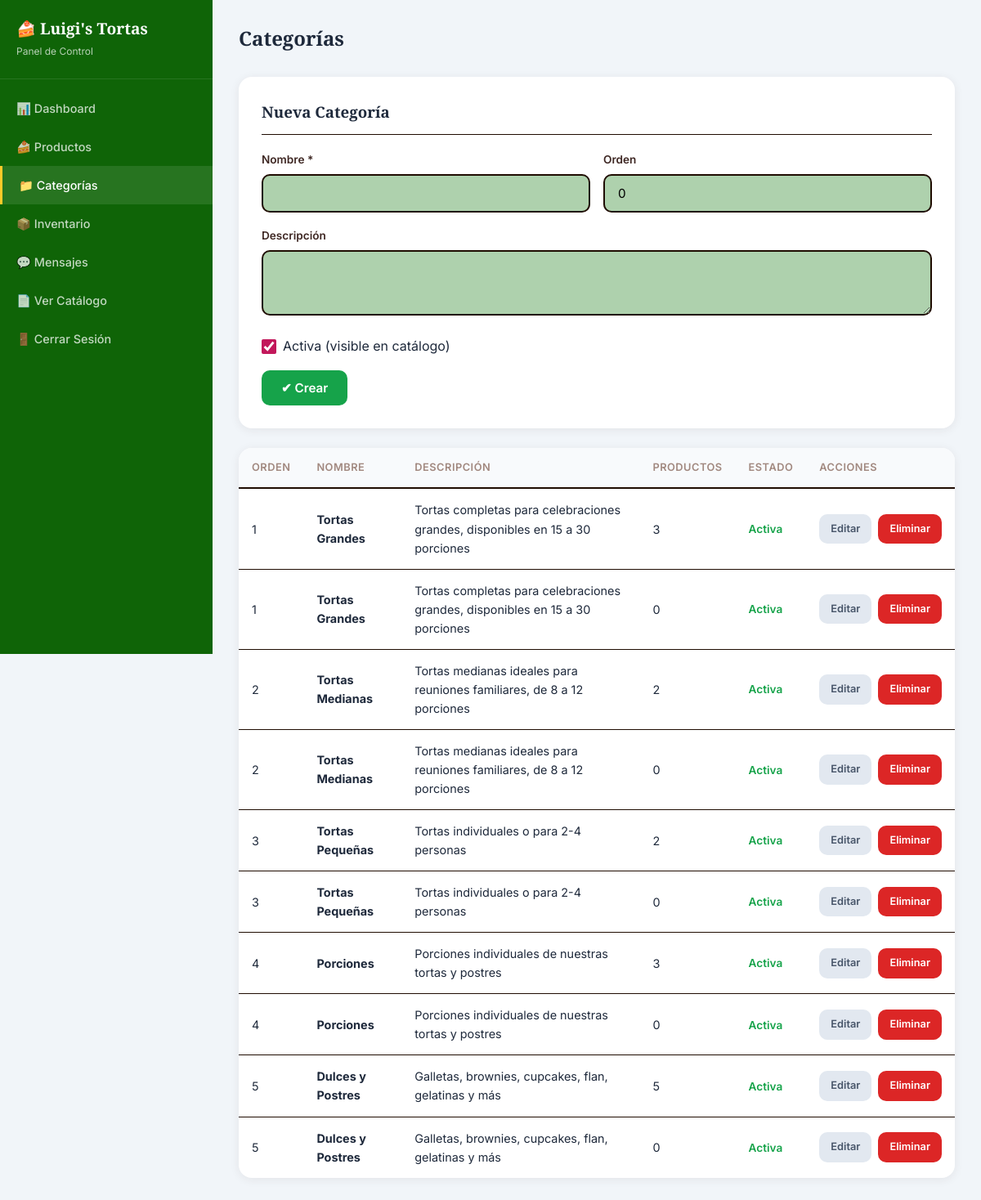
/admin/categorias.php (signed in), run on the app's committed database.
### tables this page shows
CREATE TABLE `categorias` (
  `id` int(11) NOT NULL,
  `nombre` varchar(100) NOT NULL,
  `descripcion` text DEFAULT NULL,
  `imagen` varchar(255) DEFAULT NULL,
  `orden` int(11) DEFAULT 0,
  `activa` tinyint(1) DEFAULT 1,
  `created_at` timestamp NOT NULL DEFAULT current_timestamp()
);

### includes/functions.php (called while the page is built, shortened)
<?php
function sanitize($input) {
    return htmlspecialchars(trim($input), ENT_QUOTES, 'UTF-8');
}
function getCategorias($soloActivas = true) {
    $sql = 'SELECT c.*, COUNT(p.id) as total_productos
            FROM categorias c
            LEFT JOIN productos p ON c.id = p.categoria_id AND p.disponible = 1';
    $sql .= ' GROUP BY c.id ORDER BY c.orden ASC';
    return fetchAll($sql);
}

### includes/db.php (called while the page is built, shortened)
<?php
function getConnection() {
    static $pdo = null;
    if ($pdo === null) {
        try {
            $dsn = 'mysql:host=' . DB_HOST . ';dbname=' . DB_NAME . ';charset=' . DB_CHARSET;
            $pdo = new PDO($dsn, DB_USER, DB_PASS, [
                PDO::ATTR_ERRMODE => PDO::ERRMODE_EXCEPTION,
                PDO::ATTR_DEFAULT_FETCH_MODE => PDO::FETCH_ASSOC,
                PDO::ATTR_EMULATE_PREPARES => false,
            ]);
        } catch (PDOException $e) {
            die('Error de conexión: ' . $e->getMessage());
        }
    }
    return $pdo;
}
function query($sql, $params = []) {
    $stmt = getConnection()->prepare($sql);
    $stmt->execute($params);
    return $stmt;
}
function fetchAll($sql, $params = []) {
    return query($sql, $params)->fetchAll();
}

### admin/categorias.php (the view, shortened to what this page needs)
<?php
$categorias = getCategorias(false);
$editCat = null;
?>
<!DOCTYPE html>
<html lang="es">
<head>
    <link rel="stylesheet" href="../assets/css/style.css">
</head>
<body class="admin-body">
<div class="admin-layout">
    <aside class="admin-sidebar">
        <div class="sidebar-brand">
            <h2>&#127856; <?= SITE_NAME ?></h2>
            <p>Panel de Control</p>
        </div>
        <nav class="sidebar-nav">
            <a href="index.php">&#128202; Dashboard</a>
            <a href="productos.php">&#127856; Productos</a>
            <a href="categorias.php" class="active">&#128193; Categorías</a>
            <a href="inventario.php">&#128230; Inventario</a>
            <a href="chat.php">&#128172; Mensajes<?php $chatNoLeidos = getNoLeidosAdminTotal(); if ($chatNoLeidos > 0): ?><span class="badge-chat"><?= $chatNoLeidos ?></span><?php endif; ?></a>
            <a href="../" target="_blank">&#128196; Ver Catálogo</a>
            <a href="logout.php">&#128682; Cerrar Sesión</a>
        </nav>
    </aside>
    <main class="admin-main">
        <div class="admin-topbar">
            <h2>Categorías</h2>
        </div>
        <div class="form-card" style="margin-bottom:24px;">
            <h3><?= $editCat ? 'Editar Categoría' : 'Nueva Categoría' ?></h3>
            <form method="POST">
                <div class="form-row">
                    <div class="form-group">
                        <label>Nombre *</label>
                        <input type="text" name="nombre" required value="<?= sanitize($editCat['nombre'] ?? '') ?>">
                    </div>
                    <div class="form-group">
                        <label>Orden</label>
                        <input type="number" name="orden" value="<?= $editCat['orden'] ?? 0 ?>">
                    </div>
                </div>
                <div class="form-group">
                    <label>Descripción</label>
                    <textarea name="descripcion" rows="2"><?= sanitize($editCat['descripcion'] ?? '') ?></textarea>
                </div>
                <div class="checkbox-group" style="margin-bottom:16px;">
                    <input type="checkbox" name="activa" id="activa" value="1" <?= ($editCat['activa'] ?? 1) ? 'checked' : '' ?>>
                    <label for="activa">Activa (visible en catálogo)</label>
                </div>
                <div style="display:flex;gap:12px;">
                    <button type="submit" class="btn btn-success" style="width:auto;"><?= $editCat ? '&#10004; Actualizar' : '&#10004; Crear' ?></button>
                </div>
            </form>
        </div>
        <div class="data-table-wrapper">
            <table class="data-table">
                <thead>
                    <tr>
                        <th>Orden</th>
                        <th>Nombre</th>
                        <th>Descripción</th>
                        <th>Productos</th>
                        <th>Estado</th>
                        <th>Acciones</th>
                    </tr>
                </thead>
                <tbody>
                    <?php foreach ($categorias as $c): ?>
                    <tr>
                        <td><?= $c['orden'] ?></td>
                        <td><strong><?= sanitize($c['nombre']) ?></strong></td>
                        <td><?= sanitize($c['descripcion'] ?: '-') ?></td>
                        <td><?= $c['total_productos'] ?></td>
                        <td>
                            <?php if ($c['activa']): ?>
                                <span style="color:#16a34a;font-weight:600;font-size:0.85rem;">Activa</span>
                            <?php else: ?>
                                <span style="color:#dc2626;font-weight:600;font-size:0.85rem;">Inactiva</span>
                            <?php endif; ?>
                        </td>
                        <td>
                            <div class="table-actions">
                                <a href="?edit=<?= $c['id'] ?>" class="btn btn-sm btn-secondary">Editar</a>
                                <a href="?delete=<?= $c['id'] ?>" class="btn btn-sm btn-danger" onclick="return confirmarEliminar('<?= sanitize($c['nombre']) ?>')">Eliminar</a>
                            </div>
                        </td>
                    </tr>
                    <?php endforeach; ?>
                </tbody>
            </table>
        </div>
    </main>
</div>
</body>
</html>

### assets/css/style.css (style rules this page uses)
:root { --primary: #c2185b; --primary-light: #f8bbd0; --primary-dark: #880e4f; --primary-luigi: #22B24C; --secondary-luigi: #2B5293; --third-luigi: #0f6407; --secondary: #f57c00; --accent: #ffca28; --bg: #aed1ad; --bg-card: #ffffff; --text: #3e2723; --text-light: #795548; --text-muted: #a1887f; --border: #1f0c01; --shadow: 0 2px 12px rgba(62, 39, 35, 0.08); --shadow-lg: 0 8px 32px rgba(62, 39, 35, 0.12); --radius: 16px; --radius-sm: 10px; --transition: all 0.3s cubic-bezier(0.4, 0, 0.2, 1); }
* { margin: 0; padding: 0; box-sizing: border-box; }
body { font-family: 'Inter', sans-serif; background: var(--bg); color: var(--text); line-height: 1.6; min-height: 100vh; }
.admin-body { background: #f1f5f9; font-family: 'Inter', sans-serif; color: #1e293b; min-height: 100vh; }
.form-group { margin-bottom: 18px; text-align: left; }
.form-group label { display: block; font-size: 0.85rem; font-weight: 600; margin-bottom: 6px; color: var(--text); }
.form-group input, .form-group select, .form-group textarea { width: 100%; padding: 12px 16px; border: 2px solid var(--border); border-radius: var(--radius-sm); font-size: 0.95rem; font-family: 'Inter', sans-serif; transition: var(--transition); background: var(--bg); }
.form-group textarea { resize: vertical; min-height: 80px; }
.btn { display: inline-flex; align-items: center; gap: 8px; padding: 12px 24px; border: none; border-radius: var(--radius-sm); font-family: 'Inter', sans-serif; font-size: 0.95rem; font-weight: 600; cursor: pointer; transition: var(--transition); text-decoration: none; }
.btn-secondary { background: #e2e8f0; color: #475569; }
.btn-success { background: #16a34a; color: white; }
.btn-danger { background: #dc2626; color: white; }
.btn-sm { padding: 8px 14px; font-size: 0.8rem; }
.admin-layout { display: flex; min-height: 100vh; }
.admin-sidebar { width: 260px; background: var(--third-luigi); color: white; padding: 20px 0; position: fixed; height: 100vh; overflow-y: auto; z-index: 100; }
.sidebar-brand { padding: 0 20px 24px; border-bottom: 1px solid rgba(255,255,255,0.1); margin-bottom: 12px; }
.sidebar-brand h2 { font-family: 'Playfair Display', serif; font-size: 1.2rem; }
.sidebar-brand p { font-size: 0.75rem; opacity: 0.7; margin-top: 2px; }
.sidebar-nav a { display: flex; align-items: center; gap: 12px; padding: 12px 20px; color: rgba(255,255,255,0.75); text-decoration: none; font-size: 0.9rem; font-weight: 500; transition: var(--transition); }
.sidebar-nav a:hover, .sidebar-nav a.active { background: rgba(255,255,255,0.1); color: white; }
.sidebar-nav a.active { border-left: 3px solid var(--accent); }
.admin-main { margin-left: 260px; flex: 1; padding: 28px 32px; min-height: 100vh; }
.admin-topbar { display: flex; align-items: center; justify-content: space-between; margin-bottom: 28px; }
.admin-topbar h2 { font-family: 'Playfair Display', serif; font-size: 1.5rem; }
.data-table-wrapper { background: white; border-radius: var(--radius); box-shadow: var(--shadow); overflow: hidden; margin-bottom: 24px; }
.data-table { width: 100%; border-collapse: collapse; }
.data-table th { background: #f8fafc; padding: 14px 16px; text-align: left; font-size: 0.8rem; font-weight: 600; text-transform: uppercase; letter-spacing: 0.5px; color: var(--text-muted); border-bottom: 2px solid var(--border); }
.data-table td { padding: 14px 16px; border-bottom: 1px solid var(--border); font-size: 0.9rem; vertical-align: middle; }
.data-table tr:last-child td { border-bottom: none; }
.table-actions { display: flex; gap: 8px; }
.form-card { background: white; border-radius: var(--radius); padding: 28px; box-shadow: var(--shadow); }
.form-card h3 { font-family: 'Playfair Display', serif; margin-bottom: 20px; padding-bottom: 12px; border-bottom: 1px solid var(--border); }
.form-row { display: grid; grid-template-columns: 1fr 1fr; gap: 16px; }
.checkbox-group { display: flex; align-items: center; gap: 8px; margin-top: 8px; }
.checkbox-group input[type="checkbox"] { width: 18px; height: 18px; accent-color: var(--primary); }

### data on the page
categorias: orden "1", nombre "Tortas Grandes", descripcion "Tortas completas para celebraciones grandes, disponibles en 15 a 30 porciones", total_productos "3", activa "Activa"
categorias: orden "1", nombre "Tortas Grandes", descripcion "Tortas completas para celebraciones grandes, disponibles en 15 a 30 porciones", total_productos "0", activa "Activa"
categorias: orden "2", nombre "Tortas Medianas", descripcion "Tortas medianas ideales para reuniones familiares, de 8 a 12 porciones", total_productos "2", activa "Activa"
categorias: orden "2", nombre "Tortas Medianas", descripcion "Tortas medianas ideales para reuniones familiares, de 8 a 12 porciones", total_productos "0", activa "Activa"
categorias: orden "3", nombre "Tortas Pequeñas", descripcion "Tortas individuales o para 2-4 personas", total_productos "2", activa "Activa"
categorias: orden "3", nombre "Tortas Pequeñas", descripcion "Tortas individuales o para 2-4 personas", total_productos "0", activa "Activa"
categorias: orden "4", nombre "Porciones", descripcion "Porciones individuales de nuestras tortas y postres", total_productos "3", activa "Activa"
categorias: orden "4", nombre "Porciones", descripcion "Porciones individuales de nuestras tortas y postres", total_productos "0", activa "Activa"
categorias: orden "5", nombre "Dulces y Postres", descripcion "Galletas, brownies, cupcakes, flan, gelatinas y más", total_productos "5", activa "Activa"
categorias: orden "5", nombre "Dulces y Postres", descripcion "Galletas, brownies, cupcakes, flan, gelatinas y más", total_productos "0", activa "Activa"

### other printed values
SITE_NAME "Luigi's Tortas"
